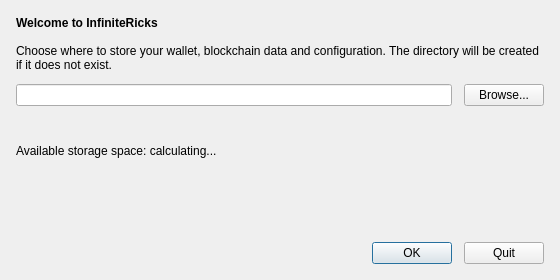
<?xml version="1.0" encoding="UTF-8"?>
<ui version="4.0">
 <class>IntroDialog</class>
 <widget class="QDialog" name="IntroDialog">
  <property name="geometry">
   <rect>
    <x>0</x>
    <y>0</y>
    <width>560</width>
    <height>280</height>
   </rect>
  </property>
  <property name="windowTitle">
   <string>Welcome to InfiniteRicks</string>
  </property>
  <layout class="QVBoxLayout" name="verticalLayout">
   <property name="spacing">
    <number>12</number>
   </property>
   <property name="leftMargin">
    <number>16</number>
   </property>
   <property name="topMargin">
    <number>16</number>
   </property>
   <property name="rightMargin">
    <number>16</number>
   </property>
   <property name="bottomMargin">
    <number>16</number>
   </property>
   <item>
    <widget class="QLabel" name="welcomeLabel">
     <property name="text">
      <string>&lt;b&gt;Welcome to InfiniteRicks&lt;/b&gt;&lt;br/&gt;&lt;br/&gt;Choose where to store your wallet, blockchain data and configuration. The directory will be created if it does not exist.</string>
     </property>
     <property name="wordWrap">
      <bool>true</bool>
     </property>
    </widget>
   </item>
   <item>
    <layout class="QHBoxLayout" name="horizontalLayout">
     <item>
      <widget class="QLineEdit" name="dataDirectory"/>
     </item>
     <item>
      <widget class="QPushButton" name="browseButton">
       <property name="text">
        <string>Browse...</string>
       </property>
      </widget>
     </item>
    </layout>
   </item>
   <item>
    <widget class="QLabel" name="errorLabel">
     <property name="styleSheet">
      <string notr="true">color: #dc2626;</string>
     </property>
     <property name="wordWrap">
      <bool>true</bool>
     </property>
    </widget>
   </item>
   <item>
    <widget class="QLabel" name="storageLabel">
     <property name="text">
      <string>Available storage space: calculating...</string>
     </property>
    </widget>
   </item>
   <item>
    <spacer name="verticalSpacer">
     <property name="orientation">
      <enum>Qt::Vertical</enum>
     </property>
     <property name="sizeHint" stdset="0">
      <size>
       <width>20</width>
       <height>8</height>
      </size>
     </property>
    </spacer>
   </item>
   <item>
    <layout class="QHBoxLayout" name="buttonLayout">
     <item>
      <spacer name="horizontalSpacer">
       <property name="orientation">
        <enum>Qt::Horizontal</enum>
       </property>
       <property name="sizeHint" stdset="0">
        <size>
         <width>40</width>
         <height>20</height>
        </size>
       </property>
      </spacer>
     </item>
     <item>
      <widget class="QPushButton" name="okButton">
       <property name="text">
        <string>OK</string>
       </property>
       <property name="default">
        <bool>true</bool>
       </property>
      </widget>
     </item>
     <item>
      <widget class="QPushButton" name="cancelButton">
       <property name="text">
        <string>Quit</string>
       </property>
      </widget>
     </item>
    </layout>
   </item>
  </layout>
 </widget>
 <tabstops>
  <tabstop>dataDirectory</tabstop>
  <tabstop>browseButton</tabstop>
  <tabstop>okButton</tabstop>
  <tabstop>cancelButton</tabstop>
 </tabstops>
 <resources/>
 <connections>
  <connection>
   <sender>cancelButton</sender>
   <signal>clicked()</signal>
   <receiver>IntroDialog</receiver>
   <slot>reject()</slot>
   <hints>
    <hint type="sourcelabel">
     <x>499</x>
     <y>254</y>
    </hint>
    <hint type="destinationlabel">
     <x>279</x>
     <y>139</y>
    </hint>
   </hints>
  </connection>
 </connections>
</ui>
